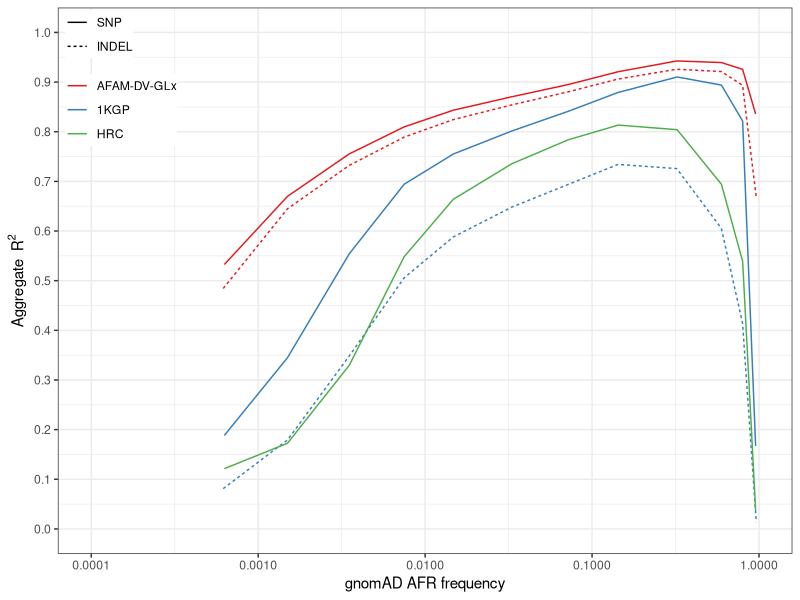
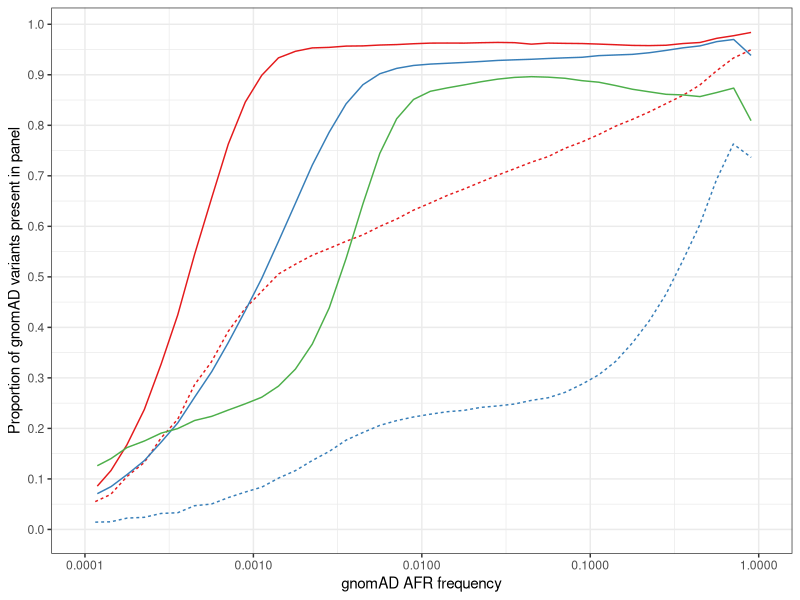

Source code (R) for these figures, in order:
library(ggplot2)
w <- 4
bakeoff <- read.csv('1kgp-hrc-afam-bakeoff.csv',as.is=TRUE)
bakeoff$variant <- factor(toupper(bakeoff$variant),levels=c('SNP','INDEL'))
bakeoff$panel <- factor(gsub('DV-0.10.0','AFAM-DV-GLx',gsub('1000G','1KGP',bakeoff$panel)),levels=c("AFAM-DV-GLx","1KGP","HRC"))

m <- 1
min.af <- 1e-4
plt <- ggplot(bakeoff,aes(x=af,y=r2,col=panel,lty=variant)) +geom_line() +theme_bw()
plt <- plt+scale_color_brewer(palette='Set1')+xlab("gnomAD AFR frequency")
plt <- plt+scale_x_log10(limits=c(min.af,1),labels=function(x) format(x, big.mark = ",", scientific = FALSE))
plt <- plt+theme(legend.title=element_blank(),legend.position=c(.01,.995),legend.justification=c(0,1),legend.margin = margin(0,.1,.1,0))

plt <- plt+scale_y_continuous(breaks=seq(0,1,.1),limits=c(0,1),name=bquote('Aggregate '~R^2))
ggsave('three-panel-bakeoff.png',plot=plt,width=w,height=w)

for(p in unique(bakeoff$panel)) message(p,' = ',with(subset(bakeoff,variant=='SNP' & panel==p),approx(af,r2,0.005))$y)

plotme <- read.csv('gnomad-sensitivity.csv',as.is=T)
plotme$variant <- factor(toupper(plotme$variant),levels=c('SNP','INDEL'))

rename <- c('HRC','1KGP','AFAM-DV-GLx')
names(rename) <- c('hrc','ogp','afam')
plotme$panel <- factor(rename[plotme$name],levels=c("AFAM-DV-GLx","1KGP","HRC"))

plt <- ggplot(plotme,aes(x=gnomad,y=value,col=panel,lty=variant)) + geom_line()+theme_bw()+scale_color_brewer(palette='Set1') +scale_x_log10(limits=c(min.af,1),labels=function(x) format(x, big.mark = ",", scientific = FALSE))+scale_y_continuous(breaks=seq(0,1,.1))+theme(legend.position="none",)+xlab("gnomAD AFR frequency")+ylab("Proportion of gnomAD variants present in panel")
ggsave('gnomad-sensivity.png',plot=plt,width=w,height=w)

for(p in rename) message(p,' = ',with(subset(plotme,variant=='SNP' & panel==p),round(100*approx(gnomad,value,0.005)$y,1)))
